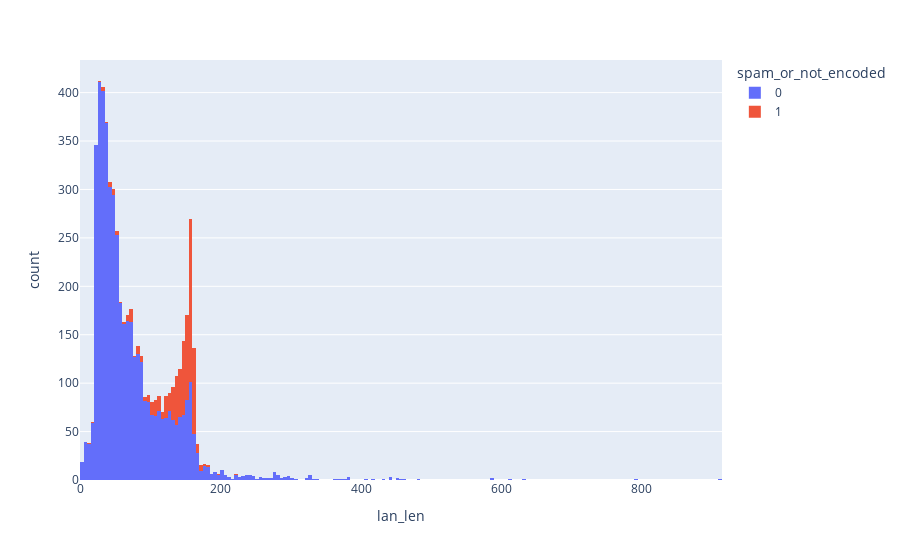

The cell this chart's notebook holds for it:
### Markdown cell above
Data set contains the ham mail in excess amount

### Code cell
df['lan_len'] = df['language'].apply(len)
fig = px.histogram(df,'lan_len',color='spam_or_not_encoded')
fig.show()

### Figure 1 — Plotly figure (JSON) as saved in the notebook; plotly's stock layout.template omitted (floating-point values rounded to 4 significant figures; data arrays with more than 128 entries replaced by an {"elided": "..."} marker saying what was removed)
{"data": [{"alignmentgroup": "True", "bingroup": "x", "hovertemplate": "spam_or_not_encoded=0<br>lan_len=%{x}<br>count=%{y}<extra></extra>", "legendgroup": "0", "marker": {"color": "#636efa", "pattern": {"shape": ""}}, "name": "0", "offsetgroup": "0", "orientation": "v", "showlegend": true, "type": "histogram", "x": {"elided": "4825 int values"}, "xaxis": "x", "yaxis": "y"}, {"alignmentgroup": "True", "bingroup": "x", "hovertemplate": "spam_or_not_encoded=1<br>lan_len=%{x}<br>count=%{y}<extra></extra>", "legendgroup": "1", "marker": {"color": "#EF553B", "pattern": {"shape": ""}}, "name": "1", "offsetgroup": "1", "orientation": "v", "showlegend": true, "type": "histogram", "x": {"elided": "747 int values"}, "xaxis": "x", "yaxis": "y"}], "layout": {"barmode": "relative", "legend": {"title": {"text": "spam_or_not_encoded"}, "tracegroupgap": 0}, "margin": {"t": 60}, "xaxis": {"anchor": "y", "domain": [0, 1], "title": {"text": "lan_len"}}, "yaxis": {"anchor": "x", "domain": [0, 1], "title": {"text": "count"}}}}
